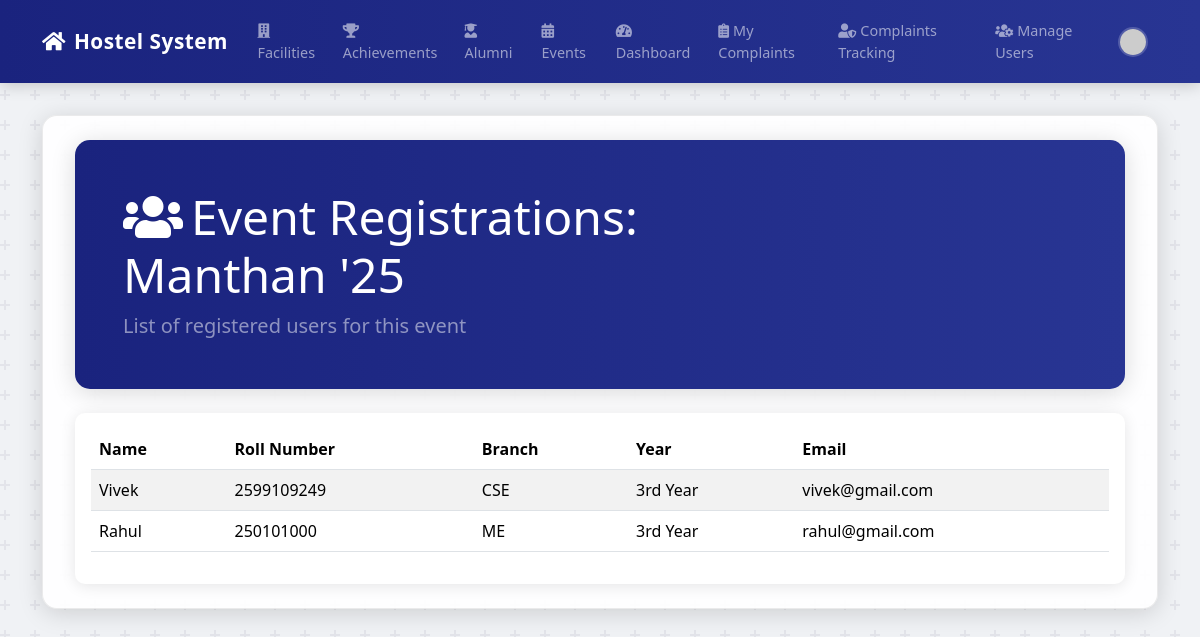
The app's page /admin/event/registrations/1 (signed in) with its own data.
### app.py (models this page shows)
class Event(db.Model):
    id = db.Column(db.Integer, primary_key=True)
    title = db.Column(db.String(150), nullable=False)
    description = db.Column(db.Text, nullable=False)
    location = db.Column(db.String(100), nullable=False)
    start_datetime = db.Column(db.DateTime, nullable=False)
    end_datetime = db.Column(db.DateTime, nullable=False)
    image_url = db.Column(db.String(200))
    created_at = db.Column(db.DateTime, nullable=False, default=datetime.utcnow)

class EventRegistration(db.Model):
    id = db.Column(db.Integer, primary_key=True)
    event_id = db.Column(db.Integer, db.ForeignKey('event.id'), nullable=False)
    user_id = db.Column(db.Integer, db.ForeignKey('user.id'), nullable=False)
    registration_date = db.Column(db.DateTime, nullable=False, default=datetime.utcnow)
    event = db.relationship('Event', backref='registrations')
    user = db.relationship('User', backref='event_registrations')

class User(UserMixin, db.Model):
    id = db.Column(db.Integer, primary_key=True)
    username = db.Column(db.String(80), unique=True, nullable=False)
    email = db.Column(db.String(120), unique=True, nullable=False)
    password_hash = db.Column(db.String(128), nullable=False)
    role = db.Column(db.String(50), nullable=False, default='Student')
    name = db.Column(db.Text)
    roll_number = db.Column(db.Text)
    room_number = db.Column(db.Text)
    studying_year = db.Column(db.Text)  # Changed from Numeric to Text
    Branch = db.Column(db.Text)
    profile_pic_url = db.Column(db.Text)

### app.py (the view)
@app.route('/admin/event/registrations/<int:event_id>')
@login_required
@admin_required
def view_event_registrations(event_id):
    event = Event.query.get_or_404(event_id)
    registrations = EventRegistration.query.filter_by(event_id=event.id).all()
    return render_template('event_registrations.html', title='Event Registrations', event=event, registrations=registrations)

### app.py (called while the page is built)
def admin_required(f):
    @wraps(f)
    def decorated_function(*args, **kwargs):
        if not current_user.is_authenticated or current_user.role != 'HMC Admin':
            flash('You do not have permission to access this page.', 'danger')
            return redirect(url_for('home'))
        return f(*args, **kwargs)
    return decorated_function

@login_manager.user_loader
def load_user(user_id):
    return User.query.get(int(user_id))

### templates/event_registrations.html (shortened to what this page needs)
{% extends "base.html" %}
{% block content %}
<div class="container-md py-4">
    <div class="dashboard-header mb-4">
        <div class="row align-items-center">
            <div class="col-lg-8">
                <h1 class="display-5 text-white mb-2">
                    <i class="fas fa-users me-2"></i>Event Registrations: {{ event.title }}
                </h1>
                <p class="lead text-white-50 mb-0">List of registered users for this event</p>
            </div>
        </div>
    </div>
    <div class="card">
        <div class="card-body">
            {% if registrations %}
                <div class="table-responsive">
                    <table class="table table-striped">
                        <thead>
                            <tr>
                                <th>Name</th>
                                <th>Roll Number</th>
                                <th>Branch</th>
                                <th>Year</th>
                                <th>Email</th>
                            </tr>
                        </thead>
                        <tbody>
                            {% for registration in registrations %}
                                <tr>
                                    <td>{{ registration.user.name }}</td>
                                    <td>{{ registration.user.roll_number }}</td>
                                    <td>{{ registration.user.Branch }}</td>
                                    <td>{{ registration.user.studying_year }}</td>
                                    <td>{{ registration.user.email }}</td>
                                </tr>
                            {% endfor %}
                        </tbody>
                    </table>
                </div>
            {% else %}
                <div class="alert alert-info">No users have registered for this event yet.</div>
            {% endif %}
        </div>
    </div>
</div>
{% endblock %}

### templates/base.html (style rules this page uses)
body { background-color: #f0f2f5; }
.container-md { background-color: rgba(255, 255, 255, 0.92); border-radius: 15px; box-shadow: 0 4px 25px rgba(0, 0, 0, 0.15); padding: 2rem; margin-top: 2rem; margin-bottom: 2rem; border: 1px solid rgba(0,0,0,0.08); }
.dashboard-header, .hero-section { border-radius: 10px; position: relative; overflow: hidden; }

### templates/event_registrations.html (style rules this page uses)
.dashboard-header { padding: 3rem; border-radius: 15px; position: relative; overflow: hidden; box-shadow: 0 4px 25px rgba(0, 0, 0, 0.15); }
.card { border: none; box-shadow: 0 2px 15px rgba(0,0,0,0.1); border-radius: 10px; }

### records on screen
Event: title "Manthan '25"
EventRegistration: user.name "Vivek", user.roll_number "2599109249", user.Branch "CSE", user.studying_year "3rd Year", user.email "vivek@gmail.com"
EventRegistration: user.name "Rahul", user.roll_number "250101000", user.Branch "ME", user.studying_year "3rd Year", user.email "rahul@gmail.com"
